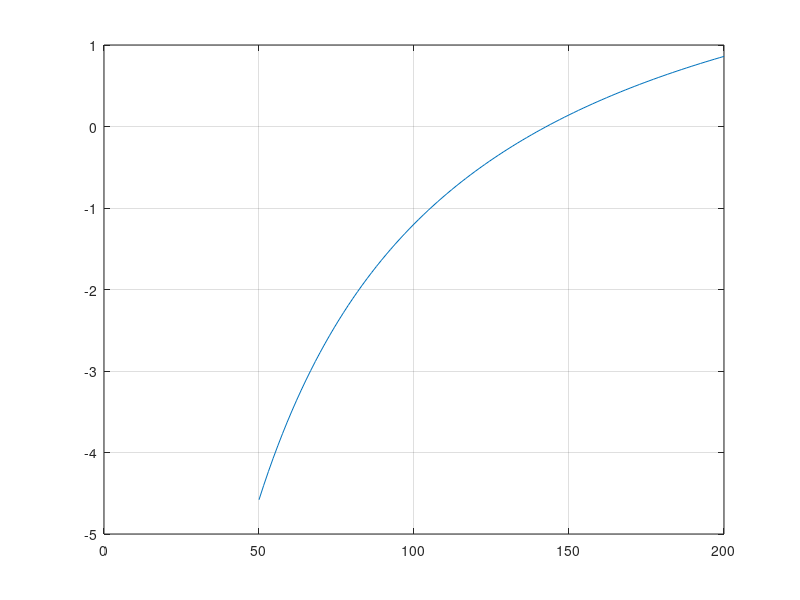

The MATLAB script that drew this image:
clear, clc, format compact
cd = 0.25; g = 9.81; v = 36; t = 4;
mp = linspace(50,200);
fp = sqrt(g*mp/cd).*tanh(sqrt(g*cd./mp)*t)-v;
plot(mp,fp),grid
